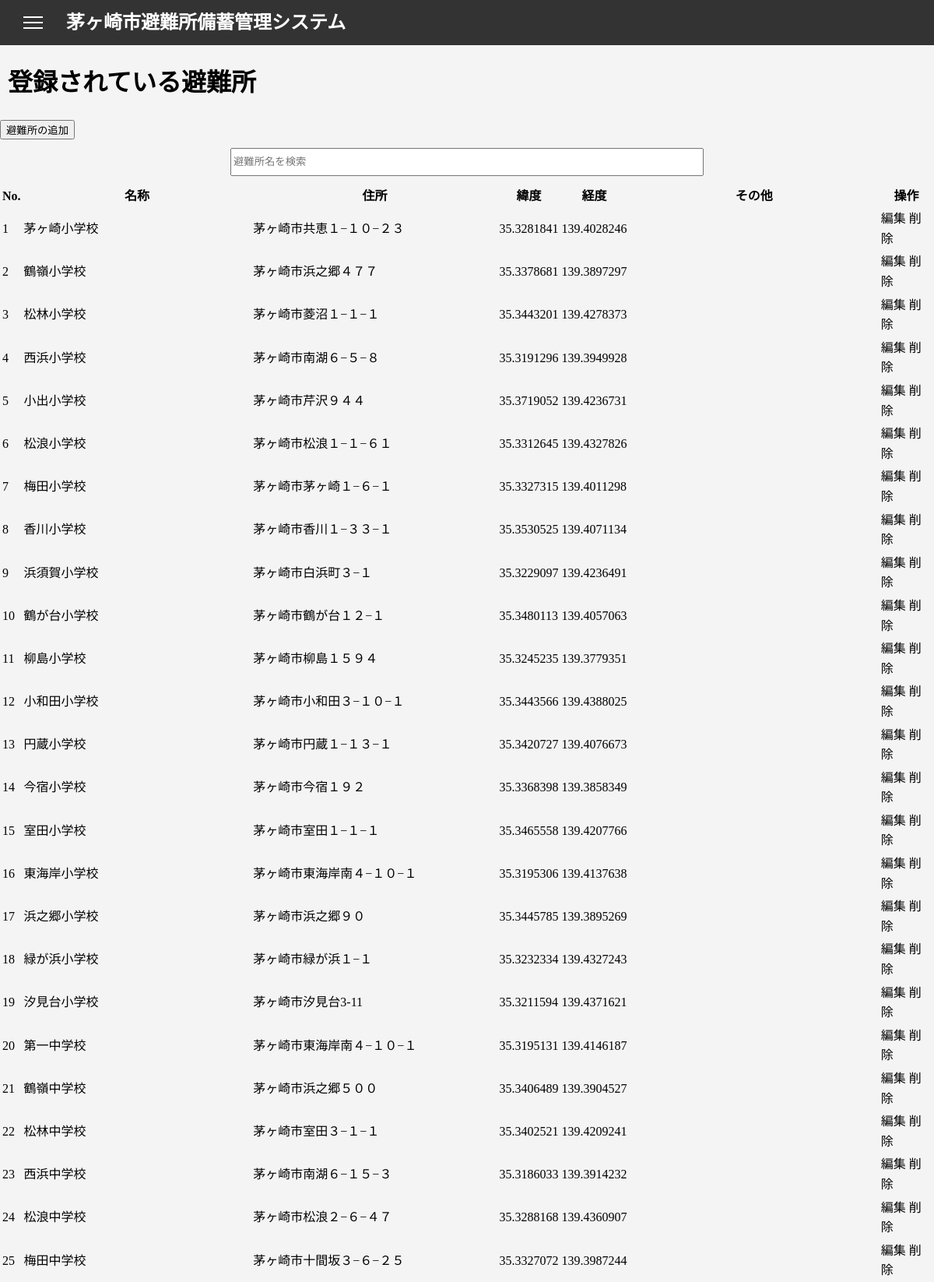
The page /admin/manage_shelters (signed in, upper part) on the database its author committed.
### app/models.py (models this page shows, shortened)
class Shelter(db.Model):
    id = db.Column(db.Integer, primary_key=True, nullable=False)
    name = db.Column(db.String(255), nullable=False)
    address = db.Column(db.String(255), nullable=False)
    capacity = db.Column(db.Integer, server_default='')
    flood = db.Column(db.Integer)
    landslide = db.Column(db.Integer)
    hightide = db.Column(db.Integer)
    earthquake = db.Column(db.Integer)
    tsunami = db.Column(db.Integer)
    fire = db.Column(db.Integer)
    inland_flooding = db.Column(db.Integer)
    volcano = db.Column(db.Integer)
    latitude = db.Column(db.Float, nullable=False)
    longitude = db.Column(db.Float, nullable=False)
    altitude = db.Column(db.Float)
    other = db.Column(db.String(255))

### app/shelter.py (the view)
@shelter_bp.route('/admin/manage_shelters')
@admin_required
def manage_shelters():
    shelters = Shelter.query.all()
    return render_template('manage_shelters.html', shelters=shelters)

### app/__init__.py (called while the page is built)
def create_app():
    app = Flask(__name__)
    app.config['SECRET_KEY'] = 'your_secret_key'
    app.config['SQLALCHEMY_DATABASE_URI'] = 'sqlite:///app.db'
    app.config['UPLOAD_FOLDER'] = 'uploads'
    db.init_app(app)
    login_manager.init_app(app)
    login_manager.login_view = 'main.login'
    migrate.init_app(app, db)
    from .main import main
    app.register_blueprint(main)
    from .admin import admin_bp
    app.register_blueprint(admin_bp)
    from .shelter import shelter_bp
    app.register_blueprint(shelter_bp)
    @login_manager.user_loader
    def load_user(user_id):
        from .models import User
        return User.query.get(int(user_id))
    return app

### app/models.py (called while the page is built)
    def is_admin(self):
        return Admin.query.filter_by(email=self.email).first() is not None

### app/shelter.py (called while the page is built)
def admin_required(f):
    @wraps(f)
    def decorated_function(*args, **kwargs):
        if not current_user.is_authenticated or not current_user.is_admin():
            abort(403)
        return f(*args, **kwargs)
    return decorated_function

### app/templates/manage_shelters.html (shortened to what this page needs)
{% extends "base.html" %}
{% block content %}
    <h1>登録されている避難所</h1>
    <div>
        <a href="{{ url_for('shelter.add_shelter') }}">
            <button>避難所の追加</button>
        </a>
    </div>
    <input type="text" id="searchBox" placeholder="避難所名を検索">
    <table id = 'adminTable'>
        <thead>
            <tr>
                <th>No.</th>
                <th>名称</th>
                <th>住所</th>
                <th>緯度</th>
                <th>経度</th>
                <th>その他</th>
                <th>操作</th>
            </tr>
        </thead>
        <tbody>
            {% for shelter in shelters %}
            <tr>
                <td>{{ shelter.id }}</td>
                <td>{{ shelter.name }}</td>
                <td>{{ shelter.address }}</td>
                <td>{{ shelter.latitude }}</td>
                <td>{{ shelter.longitude }}</td>
                <td>{% if shelter.other is not none %}{{ shelter.other }}{% else %}{% endif %}</td>
                <td>
                    <a href="{{ url_for('shelter.edit_shelter', shelter_id=shelter.id) }}">編集</a>
                    <a href="{{ url_for('shelter.delete_shelter', shelter_id=shelter.id) }}">削除</a>
                </td>
            </tr>
            {% endfor %}
        </tbody>
    </table>
{% endblock %}

### app/static/css/style.css (style rules this page uses)
body { line-height: 1.6; margin: 0; padding: 0; background-color: #f4f4f4; display: flex; flex-direction: column; z-index: 1000; }
h1 { margin-left: 10px; }
a,a:hover,a:visited { color: inherit; text-decoration: none; }
#searchBox { margin: 10px auto; display: block; width: 50%; height: 30px; }

### rows shown on the page
Shelter: id "1", name "茅ヶ崎小学校", address "茅ヶ崎市共恵１−１０−２３", latitude "35.3281841", longitude "139.4028246"
Shelter: id "2", name "鶴嶺小学校", address "茅ヶ崎市浜之郷４７７", latitude "35.3378681", longitude "139.3897297"
Shelter: id "3", name "松林小学校", address "茅ヶ崎市菱沼１−１−１", latitude "35.3443201", longitude "139.4278373"
Shelter: id "4", name "西浜小学校", address "茅ヶ崎市南湖６−５−８", latitude "35.3191296", longitude "139.3949928"
Shelter: id "5", name "小出小学校", address "茅ヶ崎市芹沢９４４", latitude "35.3719052", longitude "139.4236731"
Shelter: id "6", name "松浪小学校", address "茅ヶ崎市松浪１−１−６１", latitude "35.3312645", longitude "139.4327826"
Shelter: id "7", name "梅田小学校", address "茅ヶ崎市茅ヶ崎１−６−１", latitude "35.3327315", longitude "139.4011298"
Shelter: id "8", name "香川小学校", address "茅ヶ崎市香川１−３３−１", latitude "35.3530525", longitude "139.4071134"
Shelter: id "9", name "浜須賀小学校", address "茅ヶ崎市白浜町３−１", latitude "35.3229097", longitude "139.4236491"
Shelter: id "10", name "鶴が台小学校", address "茅ヶ崎市鶴が台１２−１", latitude "35.3480113", longitude "139.4057063"
Shelter: id "11", name "柳島小学校", address "茅ヶ崎市柳島１５９４", latitude "35.3245235", longitude "139.3779351"
Shelter: id "12", name "小和田小学校", address "茅ヶ崎市小和田３−１０−１", latitude "35.3443566", longitude "139.4388025"
Shelter: id "13", name "円蔵小学校", address "茅ヶ崎市円蔵１−１３−１", latitude "35.3420727", longitude "139.4076673"
Shelter: id "14", name "今宿小学校", address "茅ヶ崎市今宿１９２", latitude "35.3368398", longitude "139.3858349"
Shelter: id "15", name "室田小学校", address "茅ヶ崎市室田１−１−１", latitude "35.3465558", longitude "139.4207766"
Shelter: id "16", name "東海岸小学校", address "茅ヶ崎市東海岸南４−１０−１", latitude "35.3195306", longitude "139.4137638"
Shelter: id "17", name "浜之郷小学校", address "茅ヶ崎市浜之郷９０", latitude "35.3445785", longitude "139.3895269"
Shelter: id "18", name "緑が浜小学校", address "茅ヶ崎市緑が浜１−１", latitude "35.3232334", longitude "139.4327243"
Shelter: id "19", name "汐見台小学校", address "茅ヶ崎市汐見台3-11", latitude "35.3211594", longitude "139.4371621"
Shelter: id "20", name "第一中学校", address "茅ヶ崎市東海岸南４−１０−１", latitude "35.3195131", longitude "139.4146187"
Shelter: id "21", name "鶴嶺中学校", address "茅ヶ崎市浜之郷５００", latitude "35.3406489", longitude "139.3904527"
Shelter: id "22", name "松林中学校", address "茅ヶ崎市室田３−１−１", latitude "35.3402521", longitude "139.4209241"
Shelter: id "23", name "西浜中学校", address "茅ヶ崎市南湖６−１５−３", latitude "35.3186033", longitude "139.3914232"
Shelter: id "24", name "松浪中学校", address "茅ヶ崎市松浪２−６−４７", latitude "35.3288168", longitude "139.4360907"
Shelter: id "25", name "梅田中学校", address "茅ヶ崎市十間坂３−６−２５", latitude "35.3327072", longitude "139.3987244"
